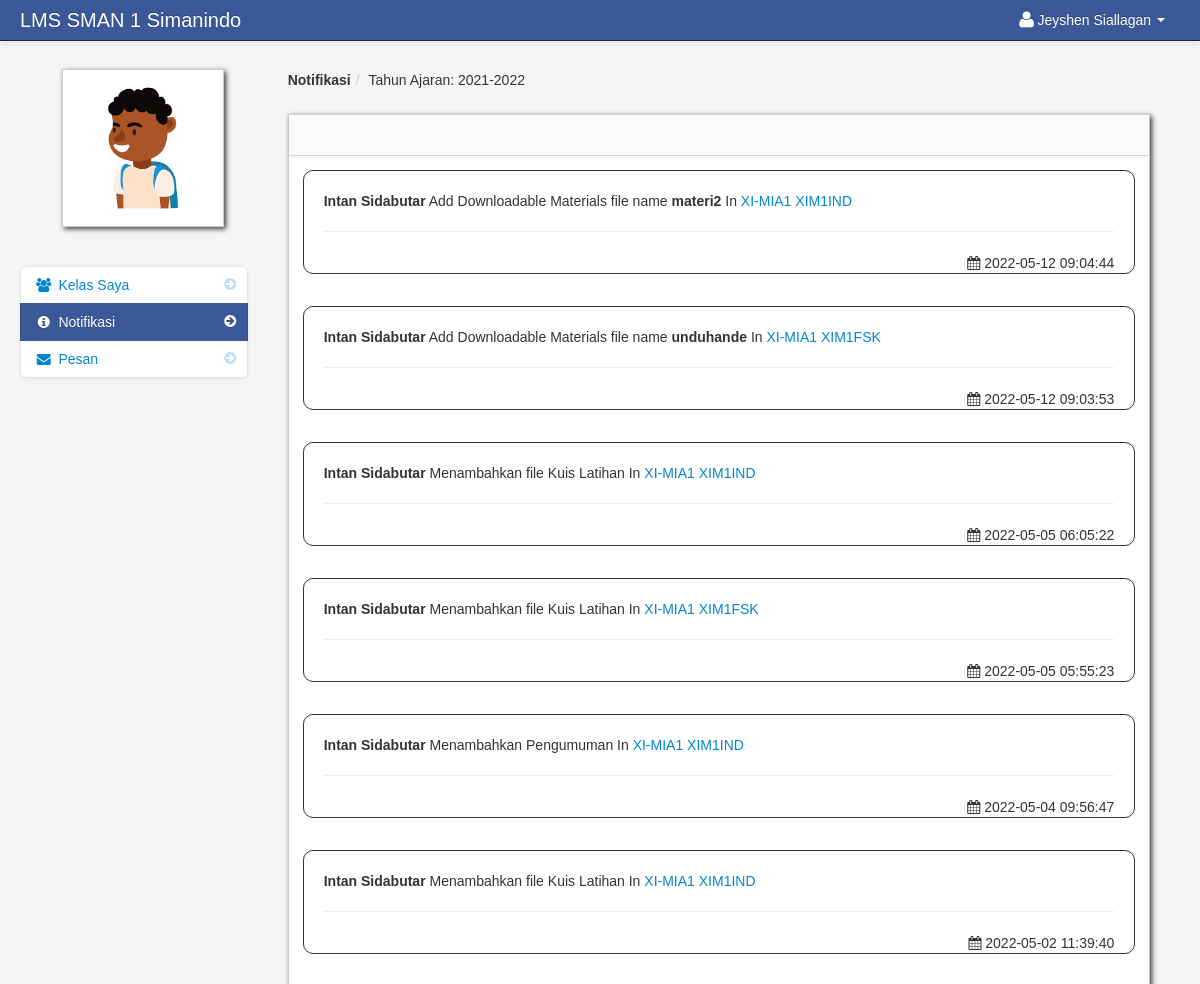
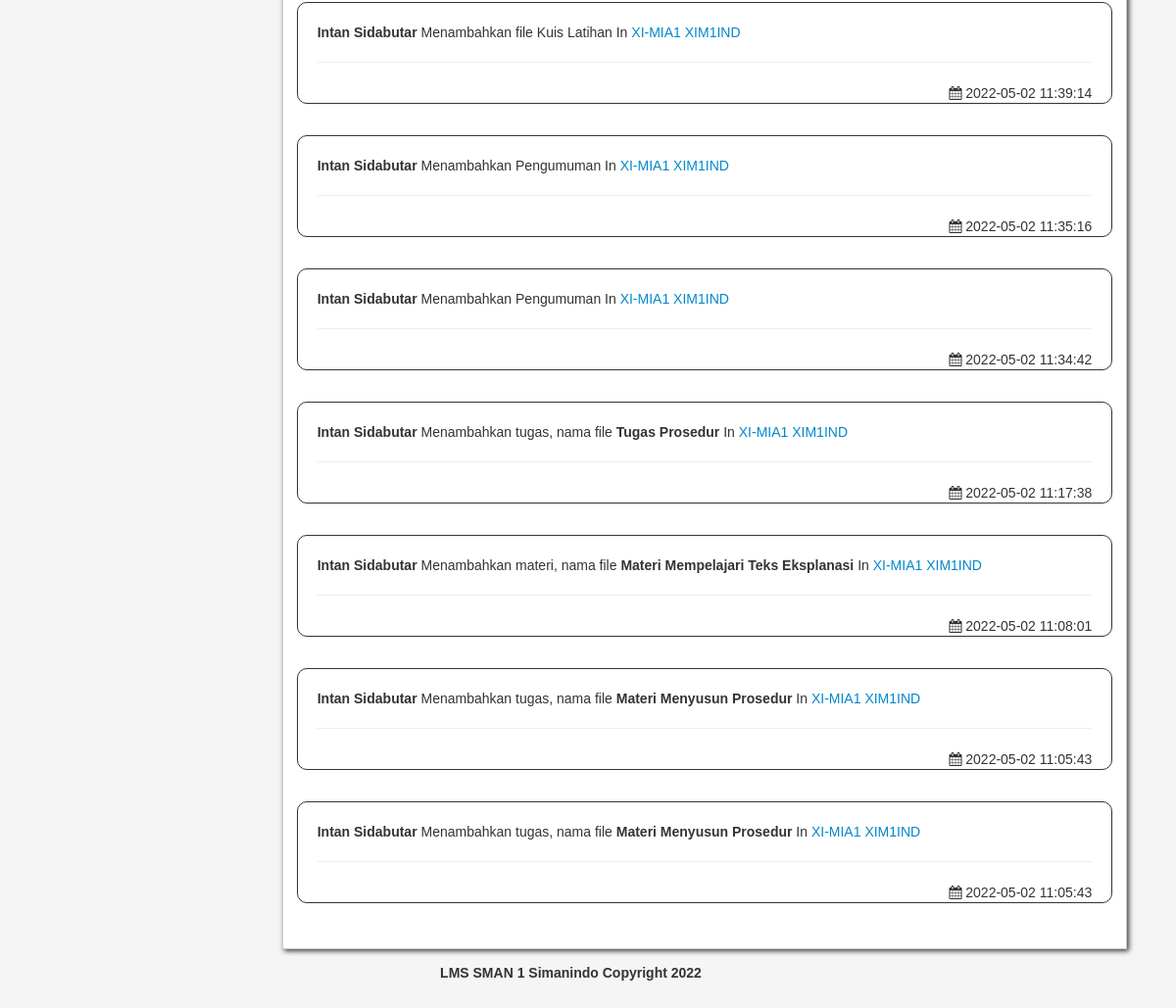
Page /student_notification.php (signed in) on the committed database (2 pictures, top to bottom).
### tables this page shows
CREATE TABLE `student` (
  `student_id` int(11) NOT NULL,
  `firstname` varchar(100) NOT NULL,
  `lastname` varchar(100) NOT NULL,
  `class_id` int(11) NOT NULL,
  `username` varchar(100) NOT NULL,
  `password` varchar(100) NOT NULL,
  `location` varchar(100) NOT NULL,
  `status` varchar(100) NOT NULL
);

CREATE TABLE `school_year` (
  `school_year_id` int(11) NOT NULL,
  `school_year` varchar(100) NOT NULL
);

CREATE TABLE `teacher_class_student` (
  `teacher_class_student_id` int(11) NOT NULL,
  `teacher_class_id` int(11) NOT NULL,
  `student_id` int(11) NOT NULL,
  `teacher_id` int(11) NOT NULL
);

CREATE TABLE `teacher` (
  `teacher_id` int(11) NOT NULL,
  `username` varchar(100) NOT NULL,
  `password` varchar(200) NOT NULL,
  `firstname` varchar(100) NOT NULL,
  `lastname` varchar(100) NOT NULL,
  `department_id` int(11) NOT NULL,
  `location` varchar(200) NOT NULL,
  `about` varchar(500) NOT NULL,
  `teacher_status` varchar(20) NOT NULL,
  `teacher_stat` varchar(100) NOT NULL
);

CREATE TABLE `notification` (
  `notification_id` int(11) NOT NULL,
  `teacher_class_id` int(11) NOT NULL,
  `notification` varchar(100) NOT NULL,
  `date_of_notification` varchar(50) NOT NULL,
  `link` varchar(100) NOT NULL
);

CREATE TABLE `class` (
  `class_id` int(11) NOT NULL,
  `class_name` varchar(100) NOT NULL
);

CREATE TABLE `subject` (
  `subject_id` int(11) NOT NULL,
  `subject_code` varchar(100) NOT NULL,
  `subject_title` varchar(100) NOT NULL,
  `category` varchar(100) NOT NULL,
  `description` longtext NOT NULL,
  `unit` int(11) NOT NULL,
  `Pre_req` varchar(100) NOT NULL,
  `semester` varchar(100) NOT NULL
);

### session.php (called while the page is built, shortened)
<?php
$session_id=$_SESSION['id'];
?>

### student_notification.php (the view, shortened to what this page needs)
<?php include('header_dashboard.php'); ?>
<?php include('session.php'); ?>
    <body>
		<?php include('navbar_student.php'); ?>
        <div class="container-fluid">
            <div class="row-fluid">
				<?php include('student_notification_sidebar.php'); ?>
                <div class="span9" id="content">
                     <div class="row-fluid">
					     <ul class="breadcrumb">
						<?php
						$school_year_query = mysqli_query($conn,"select * from school_year order by school_year DESC")or die(mysqli_error());
						$school_year_query_row = mysqli_fetch_array($school_year_query);
						$school_year = $school_year_query_row['school_year'];
						?>
							<li><a href="#"><b>Notifikasi</b></a><span class="divider">/</span></li>
							<li><a href="#">Tahun Ajaran: <?php echo $school_year_query_row['school_year']; ?></a></li>
						</ul>
                        <div id="block_bg" class="block">
                            <div class="navbar navbar-inner block-header">
                            </div>
                            <div class="block-content collapse in">
                                <div class="span12">
  					<form action="read.php" method="post">
					<?php $query = mysqli_query($conn,"select * from teacher_class_student
					LEFT JOIN teacher_class ON teacher_class.teacher_class_id = teacher_class_student.teacher_class_id
					LEFT JOIN class ON class.class_id = teacher_class.class_id
					LEFT JOIN subject ON subject.subject_id = teacher_class.subject_id
					LEFT JOIN teacher ON teacher.teacher_id = teacher_class_student.teacher_id
					JOIN notification ON notification.teacher_class_id = teacher_class.teacher_class_id
					where teacher_class_student.student_id = '$session_id' and school_year = '$school_year'  order by notification.date_of_notification DESC
					")or die(mysqli_error());
					$count = mysqli_num_rows($query);
					if ($count  > 0){
					while($row = mysqli_fetch_array($query)){
					$get_id = $row['teacher_class_id'];
					$id = $row['notification_id'];
					?>
									<div class="post"  id="del<?php echo $id; ?>">
											<strong><?php echo $row['firstname']." ".$row['lastname'];  ?></strong>
											<?php echo $row['notification']; ?> In
											<a href="<?php echo $row['link']; ?><?php echo '?id='.$get_id; ?>">
											<?php echo $row['class_name']; ?>
											<?php echo $row['subject_code']; ?>
											</a>
										<hr>
										<div class="pull-right">
										<i class="icon-calendar"></i>&nbsp;<?php echo $row['date_of_notification']; ?>
										</div>
											</div>
					<?php
					} }else{
					?>
					<div class="alert alert-info"><strong><i class="icon-info-sign"></i> Tidak Ada Pemberitahuan Ditemukan</strong></div>
					<?php
					}
					?>
					</form>
                                </div>
                            </div>
                        </div>
                    </div>
                </div>
            </div>
		<?php include('footer.php'); ?>
        </div>
		<?php include('script.php'); ?>
    </body>
</html>

### navbar_student.php (shortened to what this page needs)
<div class="navbar navbar-fixed-top navbar-inverse">
        <div class="navbar-inner">
            <div class="container-fluid">
                <a class="brand" href="#">LMS SMAN 1 Simanindo</a>
					<div class="nav-collapse collapse">
						<ul class="nav pull-right">
							<?php $query= mysqli_query($conn,"select * from student where student_id = '$session_id'")or die(mysqli_error());
								$row = mysqli_fetch_array($query);
						?>
							<li class="dropdown">
								<a href="#" role="button" class="dropdown-toggle" data-toggle="dropdown"> <i class="icon-user icon-large"></i><?php echo $row['firstname']." ".$row['lastname'];  ?> <i class="caret"></i></a>
							</li>
						</ul>
					</div>
            </div>
        </div>
</div>

### student_notification_sidebar.php (shortened to what this page needs)
<div class="span3" id="sidebar">
		<img id="avatar" class="img-polaroid" src="admin/<?php echo $row['location']; ?>">
		<ul class="nav nav-list bs-docs-sidenav nav-collapse collapse">
			<li class=""><a href="dashboard_student.php"><i class="icon-chevron-right"></i><i class="icon-group"></i>&nbsp;Kelas Saya</a></li>
			<li class="active">
				<a href="student_notification.php"><i class="icon-chevron-right"></i><i class="icon-info-sign"></i>&nbsp;Notifikasi
				</a>
			</li>
			<li class="">
			<a href="student_message.php"><i class="icon-chevron-right"></i><i class="icon-envelope-alt"></i>&nbsp;Pesan
			</a>
			</li>
		</ul>
</div>

### admin/assets/styles.css (style rules this page uses)
body { padding-top: 60px; padding-bottom: 40px; background-color: #f5f5f5; }
#content { margin-left:0px; }
.breadcrumb { margin: 0 0 0px; padding: 10px 0px; background-color: transparent; }
.block { background: url("../images/pixel-60fff.png") repeat scroll 0 0 rgba(0, 0, 0, 0) !important; border: 1px solid #ccc; background: white; margin: 1em 0em; border-top: none; -webkit-box-shadow: 2px 2px 5px rgba(0, 0, 6, 0.75); -moz-box-shadow: 2px 2px 5px rgba(0, 0, 6, 0.75); box-shadow: 2px 2px 5px rgba(0, 0, 6, 0.75); }
.block-content { margin: 1em; min-height: .25em; }
.block-header { margin-bottom: 0px; border-right: none; border-left: none; -webkit-border-radius: 0px; -moz-border-radius: 0px; border-radius: 0px; }
.bs-docs-sidenav { max-width: 228px; margin: 30px 0 0; padding: 0; background-color: #fff; -webkit-border-radius: 6px; -moz-border-radius: 6px; border-radius: 6px; -webkit-box-shadow: 0 1px 4px rgba(0,0,0,.065); -moz-box-shadow: 0 1px 4px rgba(0,0,0,.065); box-shadow: 0 1px 4px rgba(0,0,0,.065); }
.bs-docs-sidenav > li > a { display: block; width: 190px \9; margin: 0 0 -1px; padding: 8px 14px; border: 1px solid #e5e5e5; }
.bs-docs-sidenav > li:first-child > a { -webkit-border-radius: 6px 6px 0 0; -moz-border-radius: 6px 6px 0 0; border-radius: 6px 6px 0 0; }
.bs-docs-sidenav > li:last-child > a { -webkit-border-radius: 0 0 6px 6px; -moz-border-radius: 0 0 6px 6px; border-radius: 0 0 6px 6px; }
.bs-docs-sidenav > .active > a { position: relative; z-index: 2; padding: 9px 15px; border: 0; text-shadow: 0 1px 0 rgba(0,0,0,.15); -webkit-box-shadow: inset 1px 0 0 rgba(0,0,0,.1), inset -1px 0 0 rgba(0,0,0,.1); -moz-box-shadow: inset 1px 0 0 rgba(0,0,0,.1), inset -1px 0 0 rgba(0,0,0,.1); box-shadow: inset 1px 0 0 rgba(0,0,0,.1), inset -1px 0 0 rgba(0,0,0,.1); }
.bs-docs-sidenav .icon-chevron-right { float: right; margin-top: 2px; margin-right: -6px; opacity: .25; }
.bs-docs-sidenav .active .icon-chevron-right, .bs-docs-sidenav .active a:hover .icon-chevron-right { opacity: 1; }

### rows in the picture
student: firstname "Jeyshen", lastname "Siallagan", location (picture)
school_year: school_year "2021-2022"
teacher_class_student: teacher.firstname "Intan", teacher.lastname "Sidabutar", notification.notification "Add Downloadable Materials file name materi2", class.class_name "XI-MIA1", subject.subject_code "XIM1IND", notification.date_of_notification "2022-05-12 09:04:44", notification.notification "Menambahkan file Kuis Latihan", notification.date_of_notification "2022-05-05 06:05:22", notification.notification "Menambahkan Pengumuman", notification.date_of_notification "2022-05-04 09:56:47", notification.date_of_notification "2022-05-02 11:39:40", notification.date_of_notification "2022-05-02 11:39:14", notification.date_of_notification "2022-05-02 11:35:16", notification.date_of_notification "2022-05-02 11:34:42", notification.notification "Menambahkan tugas, nama file Tugas Prosedur", notification.date_of_notification "2022-05-02 11:17:38", notification.notification "Menambahkan materi, nama file Materi Mempelajari Teks Eksplanasi", notification.date_of_notification "2022-05-02 11:08:01", notification.notification "Menambahkan tugas, nama file Materi Menyusun Prosedur", notification.date_of_notification "2022-05-02 11:05:43"
teacher_class_student: teacher.firstname "Intan", teacher.lastname "Sidabutar", notification.notification "Add Downloadable Materials file name unduhande", class.class_name "XI-MIA1", subject.subject_code "XIM1FSK", notification.date_of_notification "2022-05-12 09:03:53", notification.notification "Menambahkan file Kuis Latihan", notification.date_of_notification "2022-05-05 05:55:23"
